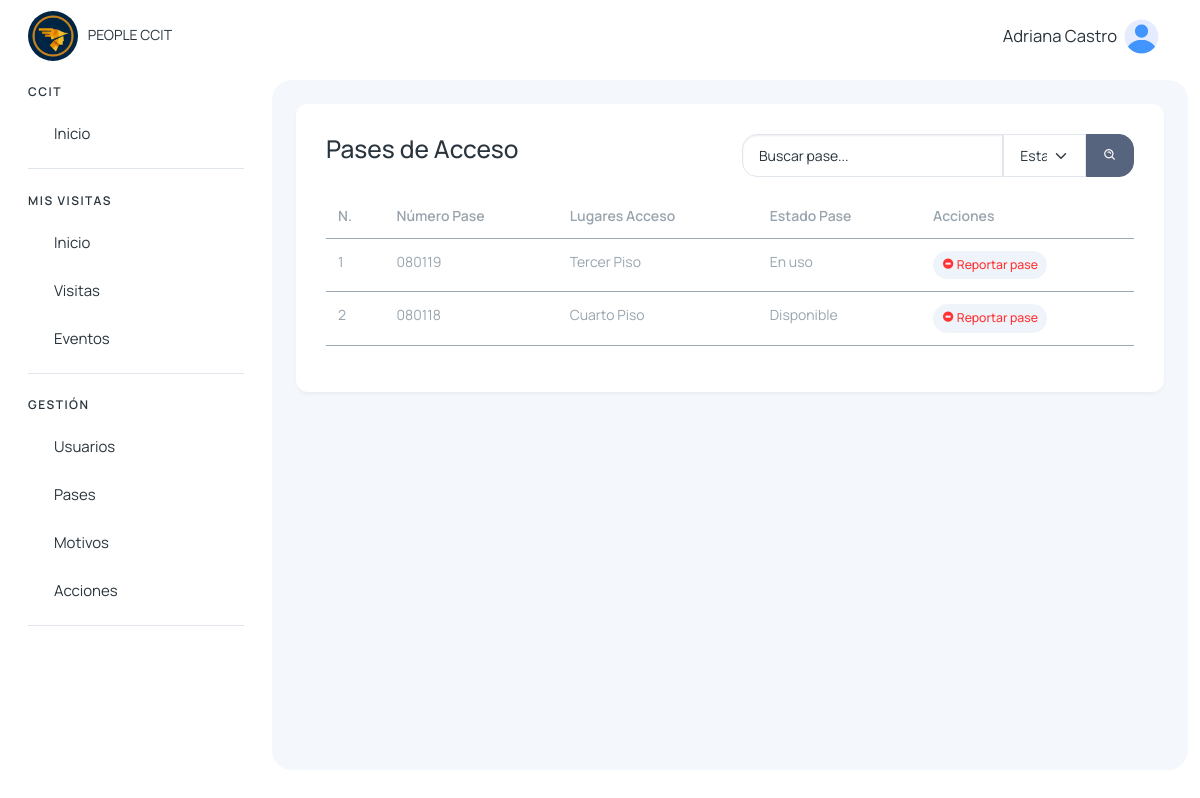
Screenshot of /visitas/buscar_pase_recepcion (signed in) with the database file from the repository.
### pases/models.py (models this page shows, shortened)
class PaseAcceso(models.Model):
    numero_pase = models.CharField(max_length=50, unique=True)
    lugares_acceso = models.TextField()
    estado = models.CharField(max_length=50, choices=[('activo', 'Activo'), ('inactivo', 'Inactivo')])
    estado_pase = models.CharField(max_length=50)
    comentario_reporte = models.CharField(max_length=500, null=True, blank=True)
    created_at = models.DateTimeField(auto_now_add=True)
    updated_at = models.DateTimeField(auto_now=True)

### visitantes/views.py (the view)
# urls.py: path('visitas/buscar_pase_recepcion', views.buscar_pase_recepcion, name='buscar_pase_recepcion'),
@login_required
def buscar_pase_recepcion(request):
    q = request.GET.get('q', '').strip()
    estado_pase = request.GET.get('estado_pase', '').strip()
    filtros = Q()
    if q:
        filtros &= Q(numero_pase__icontains=q)
    if estado_pase and estado_pase.lower() != "estado":
        filtros &= Q(estado_pase=estado_pase)
    pases = PaseAcceso.objects.filter(filtros)
    context = {
        'query': q,
        'estado_pase': estado_pase,
        'pases': pases,
    }
    return render(request, 'visitantes/recepcion/principales/pases.html', context)

### usuarios/templatetags/menu_tags.py (called while the page is built)
@register.simple_tag(takes_context=True)
def active(context, *url_names):
    request = context.get('request')
    if not request:
        return ''
    current_url = request.resolver_match.url_name
    if current_url in url_names:
        return 'active'
    return ''

### visitantes/context_processors.py (called while the page is built)
def grupos_usuario(request):
    if request.user.is_authenticated:
        grupos = request.user.groups.all()
        usuarios = User.objects.filter(is_active=True)  # Solo usuarios activos
    else:
        grupos = []
        usuarios = []
    return {
        'user_grupos': grupos,
        'users': usuarios,
    }

### templates/visitantes/recepcion/principales/pases.html (shortened to what this page needs)
{% extends 'layout/layout.html' %}
{% block content %}
{% load static %}
<div>
    <div class="mb-3 row d-flex justify-content-between" data-aos="zoom-in">
        <div class="col-auto">
            <h3>Pases de Acceso</h3>
        </div>
        <div class="col-6">
            <form action="{% url 'buscar_pase_recepcion' %}" class="d-flex">
                <input type="search" class="form-control" name="q" id="search_visita" placeholder="Buscar pase..." style="border-radius: 15px 0px 0px 15px;" {% if query %} value="{{query}}" {% endif %}>
                <select class="form-select busqueda_visita" name="estado_pase" id="estado_pase" style="border-radius: 0px; width: 25%;">
                    <option selected>Estado</option>
                </select>
                <button type="submit" class="btn btn-secondary" style="border-radius: 0px 15px 15px 0px;">
                    <i class='bx bx-search-alt'></i>
                </button>
            </form>
        </div>
    </div>
    <table class="table table-hover table-sm" data-aos="zoom-in">
        <thead>
            <tr>
                <th>N.</th>
                <th>Número Pase</th>
                <th>Lugares Acceso</th>
                <th>Estado Pase</th>
                <th>Acciones</th>
            </tr>
        </thead>
        <tbody>
            {% for pase in pases %}
                <tr>
                    <td class="col-auto">{{ forloop.counter }}</td>
                    <td class="col-auto">{{ pase.numero_pase }}</td>
                    <td class="col-auto">{{ pase.lugares_acceso }}</td>
                    <td class="col-auto">{{ pase.estado_pase }}</td>
                    <td class="col-auto">
                        <button class="btn btn-light btn-sm text-danger" data-url="{% url 'delete_user' user.id %}" data-bs-toggle="modal" data-bs-target="#modalEliminarPase{{pase.id}}">
                            <i class='bx bxs-no-entry'></i> Reportar pase
                        </button>
                    </td>
                </tr>
            {% empty %}
                <tr>
                    <td colspan="6" class="text-center">No hay pases para mostrar.</td>
                </tr>
            {% endfor %}
        </tbody>
    </table>
</div>
{% endblock %}

### templates/layout/layout.html (shortened to what this page needs)
{% load static %}
{% load menu_tags %}
<!DOCTYPE html>
<html lang="en">
<head>
    <link href='https://unpkg.com/boxicons@2.1.4/css/boxicons.min.css' rel='stylesheet'>
    <link href="https://unpkg.com/aos@2.3.1/dist/aos.css" rel="stylesheet">
    <link rel="stylesheet" href="https://cdn.jsdelivr.net/npm/sweetalert2@11.4.4/dist/sweetalert2.min.css">
    <link rel="stylesheet" href="{% static '/assets/css/styles.min.css' %}" />
</head>
<body>
  <div class="page-wrapper" id="main-wrapper" data-layout="vertical" data-navbarbg="skin6" data-sidebartype="full"
  data-sidebar-position="fixed" data-header-position="fixed">
    <aside class="left-sidebar">
        <div>
            <div class="brand-logo d-flex align-items-center justify-content-between">
                <a href="{% url 'home' %}" class="text-nowrap logo-img">
                    <img class="rounded-circle" width="50" src="{% static '/img/logo.png' %}" alt="logo" style="margin-right: 7px" />
                    PEOPLE CCIT
                </a>
            </div>
            <nav class="sidebar-nav scroll-sidebar" data-simplebar="">
                <ul id="sidebarnav">
                    <li class="nav-small-cap">
                        <span class="hide-menu">CCIT</span>
                    </li>
                    <li class="sidebar-item">
                        <a class="sidebar-link" href="{% url 'home' %}" aria-expanded="false">
                            <span class="hide-menu">Inicio</span>
                        </a>
                    </li>
                    {% for grupo in user_grupos %}
                        {% if grupo.name == "visitas_colaborador_group" or grupo.name == 'visitas_it_group' or grupo.name == "super_admin" %}
                            <li class="nav-small-cap">
                                <span class="hide-menu">MIS VISITAS</span>
                            </li>
                            <li class="sidebar-item">
                                <a class="sidebar-link {% active 'colaboradores_home' 'buscar_inicio_colaborador' %}" href="{% url 'colaboradores_home' %}" aria-expanded="false">
                                    <span class="hide-menu">Inicio</span>
                                </a>
                            </li>
                            <li class="sidebar-item">
                                <a class="sidebar-link {% active 'visitas_colaborador' 'buscar_visitas_colaborador' 'colaboradores-nueva-visita' 'salida_mea_visita' 'detalle_visita_agendada' 'detalle_visita_dentro' 'nueva-visita-agendada' 'editar_visita_agendada' %}" href="{% url 'visitas_colaborador' %}" aria-expanded="false">
                                    <span class="hide-menu">Visitas</span>
                                </a>
                            </li>
                            <li class="sidebar-item">
                                <a class="sidebar-link {% active 'eventos_capacitaciones_colaborador' 'buscar_eventos_colaborador' 'nuevo_evento' 'actualizar_participante' 'detalles_evento_visitas' 'detalles_evento' %}" href="{% url 'eventos_capacitaciones_colaborador' %}" aria-expanded="false">
                                    <span class="hide-menu">Eventos</span>
                                </a>
                            </li>
                        {% endif %}
                    {% endfor %}
                    {% for grupo in user_grupos %}
                        {% if grupo.name == "visitas_it_group" or grupo.name == "super_admin" %}
                            <li class="nav-small-cap">
                                <span class="hide-menu">GESTIÓN</span>
                            </li>
                            <li class="sidebar-item">
                                <a class="sidebar-link {% active 'user_list' 'buscar_user' 'edit_user' 'delete_user' 'reset_user_password' 'create_user' 'cambiar_estado_usuario' 'reset_password' 'change_password_reset' %}" href="{% url 'user_list' %}" aria-expanded="false">
                                    <span class="hide-menu">Usuarios</span>
                                </a>
                            </li>
                            <li class="sidebar-item">
                                <a class="sidebar-link {% active 'pases' 'buscar_pase' 'crear_pase' 'editar_pase' %}" href="{% url 'pases' %}" aria-expanded="false">
                                    <span class="hide-menu">Pases</span>
                                </a>
                            </li>
                            <li class="sidebar-item">
                                <a class="sidebar-link {% active 'motivos' %}" href="{% url 'motivos' %}" aria-expanded="false">
                                    <span class="hide-menu">Motivos</span>
                                </a>
                            </li>
                            <li class="sidebar-item">
                                <a class="sidebar-link {% active 'acciones' %}" href="{% url 'acciones' %}" aria-expanded="false">
                                    <span class="hide-menu">Acciones</span>
                                </a>
                            </li>
                        {% endif %}
                    {% endfor %}
                </ul>
            </nav>
        </div>
    </aside>
  <div class="body-wrapper">
    <header class="app-header">
        <nav class="navbar navbar-expand-lg navbar-light">
            <div class="navbar-collapse justify-content-end px-0" id="navbarNav">
                <ul class="navbar-nav flex-row ms-auto align-items-center justify-content-end">
                    <li class="nav-item dropdown">
                        <a class="nav-link " href="javascript:void(0)" id="drop2" data-bs-toggle="dropdown"
                            aria-expanded="false">
                            <small style="font-size: smaller; margin-right: 7px;">
                                {{request.user.first_name}} {{request.user.last_name}}
                            </small>
                            <img src="{% static '/img/home/user.png' %}" alt="" width="35" height="35" class="rounded-circle">
                        </a>
                    </li>
                </ul>
            </div>
        </nav>
    </header>
            <div class="body-wrapper-inner">
                <div class="container-fluid">
                    <div class="card">
                        <div class="card-body">
                            {% block content %} {% endblock %}
                        </div>
                    </div>
                </div>
            </div>
        </div>
    </div>
</body>
</html>

### templates/layout/layout.html (style rules this page uses)
tr { border-color: #18314f6b; }
.btn { border-radius: 25px; }
.body-wrapper .container-fluid { max-width: 1500px; }

### rows the page displays
PaseAcceso: numero_pase "080119", lugares_acceso "Tercer Piso", estado_pase "En uso"
PaseAcceso: numero_pase "080118", lugares_acceso "Cuarto Piso", estado_pase "Disponible"

### other values shown
{{ request.user.first_name }} "Adriana"
{{ request.user.last_name }} "Castro"
